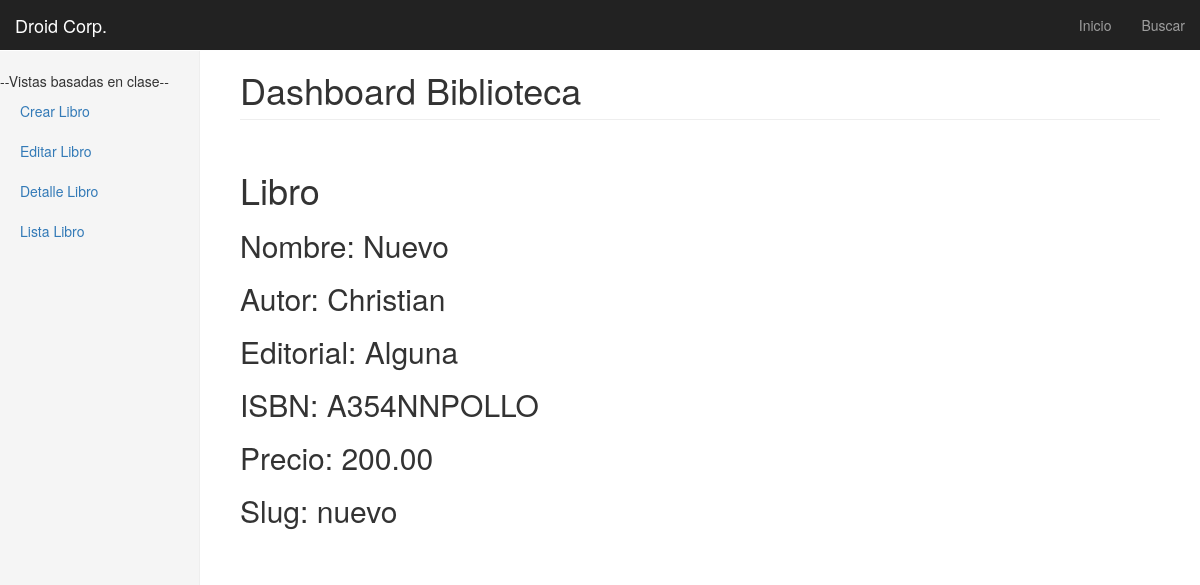
Page /libros/5/ on the committed database.
### libros/models.py (models this page shows, shortened)
class libromodelo(models.Model):
    nombre = models.CharField(max_length = 40)
    autor = models.CharField(max_length = 40)
    editorial = models.CharField(max_length = 40)
    ISBN = models.CharField(max_length = 40)
    precio = models.DecimalField(max_digits=9999, decimal_places=2)
    slug = models.SlugField(blank=True)
    def __unicode__(self):
        return self.nombre

### libros/views.py (the view)
# urls.py: url(r'^(?P<pk>\d+)/$', LibroDetailView.as_view(), name='detalle_view'),
class LibroDetailView(DetailView,MultiSlug):
    model = libromodelo

### templates/libros/libromodelo_detail.html
{% extends "base.html" %}
{%block content%}
  <h1>Libro</h1>
  <div class="">
    <h2>Nombre: {{libromodelo}}</h2>
    <h2>Autor: {{libromodelo.autor}}</h2>
    <h2>Editorial: {{libromodelo.editorial}}</h2>
    <h2>ISBN: {{libromodelo.ISBN}}</h2>
    <h2>Precio: {{libromodelo.precio}}</h2>
    <h2>Slug: {{libromodelo.slug}}</h2>
  </div>
{%endblock%}

### static/css/dashboard.css (style rules this page uses)
body { padding-top: 50px; }

### rows in the picture
libromodelo: nombre "Nuevo", autor "Christian", editorial "Alguna", ISBN "A354NNPOLLO", precio "200.00", slug "nuevo"
